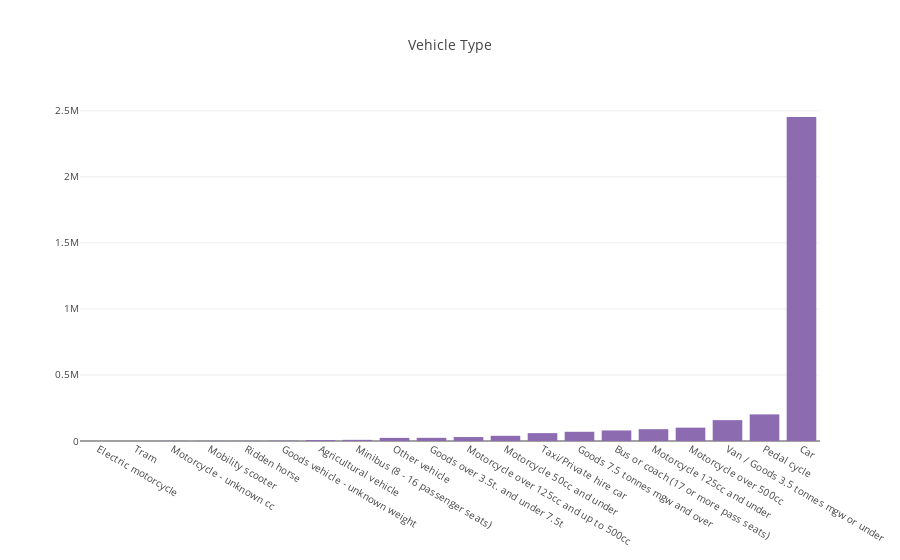

Notebook source saved alongside this figure:
### Markdown cell above
##### Vehicles Charactericts: 
In the following graphs we will explore more features related to vehicles:

### Code cell
# vehicles_by_Vehicle_Type:  

vehicles_by_vehicle_type = vehicles_data.Vehicle_Type.groupby([vehicles_data.Vehicle_Type]).count().sort_values()

trace_1 = go.Bar(
            x=vehicles_by_vehicle_type.index,
            y=vehicles_by_vehicle_type, 
            marker=dict(color = bupu[5]))

layout = go.Layout(
    #width=500,
    #height=700,
    title='Vehicle Type',
    xaxis = dict(ticks='', nticks=36, automargin=True),
    yaxis = dict(ticks='', automargin=True), 
    font=dict(size=10)
)

plotly.offline.iplot({
    "data": [trace_1],
    "layout": layout
})

### Figure 1 — Plotly figure (JSON) as saved in the notebook; plotly's stock layout.template omitted (floating-point values rounded to 4 significant figures)
{"data": [{"marker": {"color": "rgb(140,107,177)"}, "type": "bar", "uid": "a5ddd5ed-e883-4817-a727-62f4328d66a5", "x": ["Electric motorcycle", "Tram", "Motorcycle - unknown cc", "Mobility scooter", "Ridden horse", "Goods vehicle - unknown weight", "Agricultural vehicle", "Minibus (8 - 16 passenger seats)", "Other vehicle", "Goods over 3.5t. and under 7.5t", "Motorcycle over 125cc and up to 500cc", "Motorcycle 50cc and under", "Taxi/Private hire car", "Goods 7.5 tonnes mgw and over", "Bus or coach (17 or more pass seats)", "Motorcycle 125cc and under", "Motorcycle over 500cc", "Van / Goods 3.5 tonnes mgw or under", "Pedal cycle", "Car"], "y": [126, 286, 950, 964, 1198, 2449, 7305, 8805, 23689, 24009, 29977, 39281, 59497, 69793, 79907, 89570, 101076, 158035, 201446, 2452688]}], "layout": {"font": {"size": 10}, "title": {"text": "Vehicle Type"}, "xaxis": {"automargin": true, "nticks": 36, "ticks": ""}, "yaxis": {"automargin": true, "ticks": ""}}}
